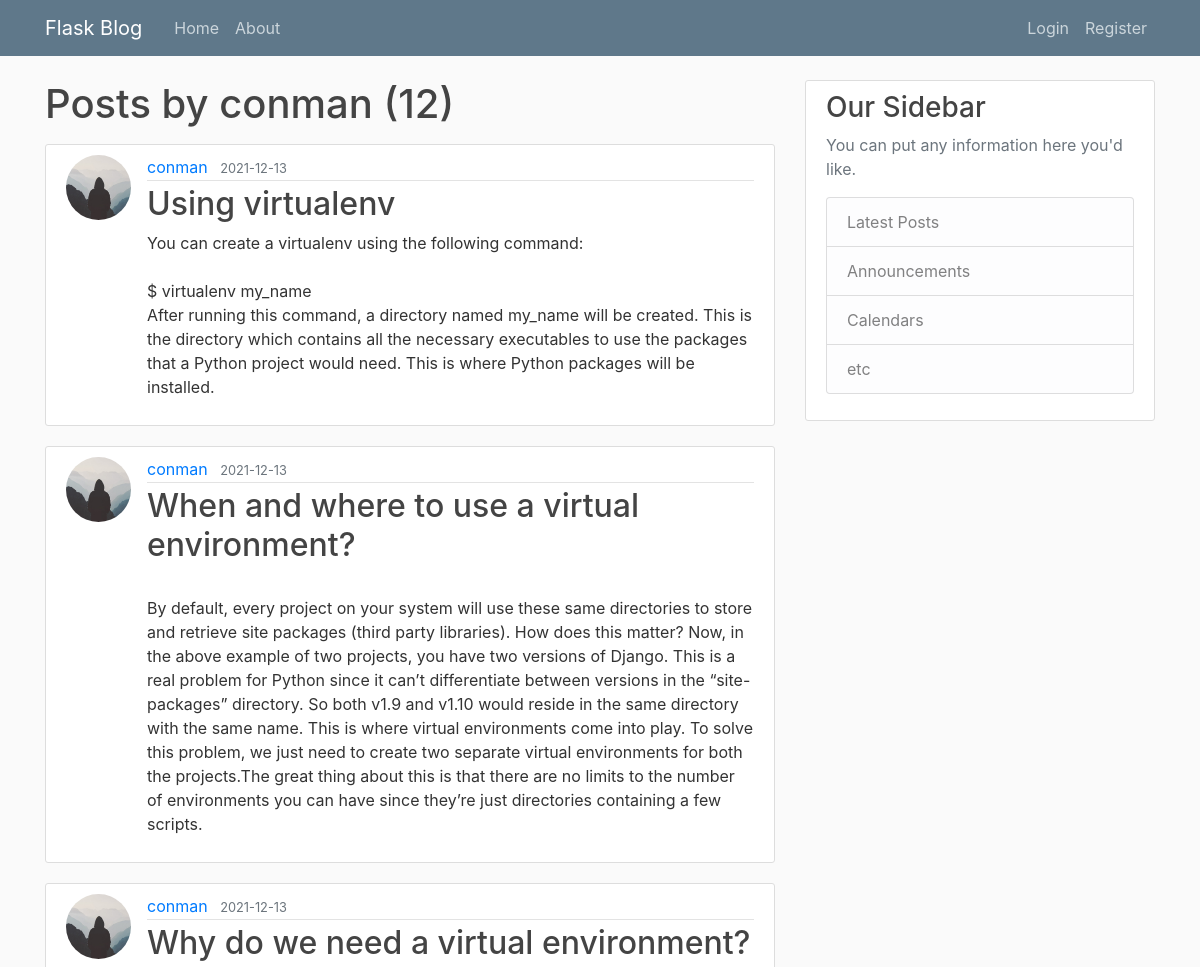
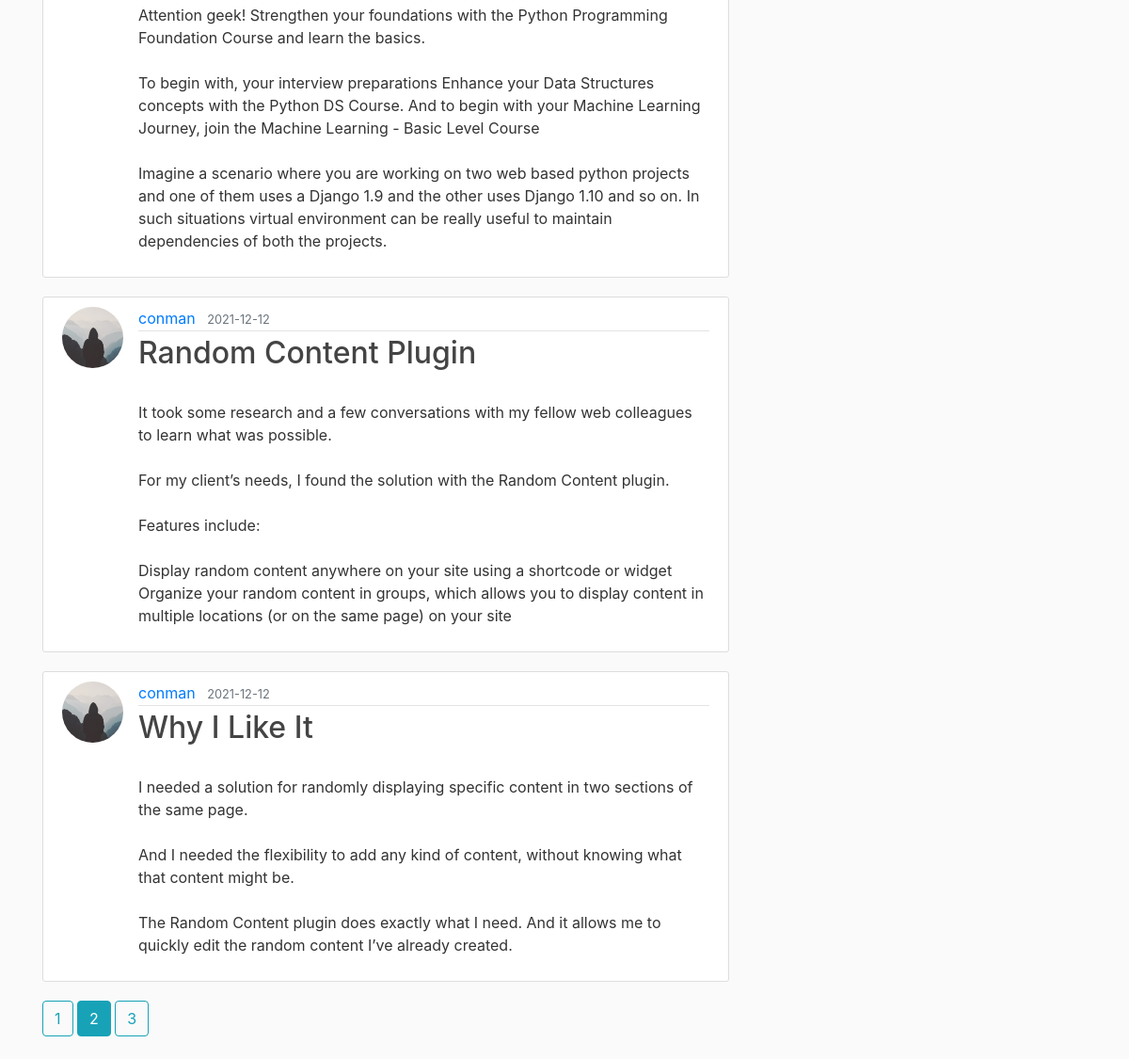
/user/conman?page=2, run on the app's committed database (2 pictures, top to bottom).
### flask_blog/models.py (models this page shows, shortened)
class User(db.Model, UserMixin):
    id = db.Column(db.Integer, primary_key=True)
    username = db.Column(db.String(20), unique=True, nullable=False)
    email = db.Column(db.String(120), unique=True, nullable=False)
    image_file = db.Column(db.String(20), nullable=False, default='default.jpg')
    password = db.Column(db.String(60), nullable=False)
    posts = db.relationship('Post', backref='author', lazy=True)

class Post(db.Model):
    id = db.Column(db.Integer, primary_key=True)
    title = db.Column(db.String(100), nullable=False)
    date_posted = db.Column(db.DateTime, nullable=False, default=datetime.utcnow)
    content = db.Column(db.Text, nullable=False)
    user_id = db.Column(db.Integer, db.ForeignKey('user.id'), nullable=False)

### flask_blog/routes.py (the view)
@app.route("/user/<string:username>")
def user_posts(username):
    page = request.args.get('page', 1, type=int)
    user = User.query.filter_by(username=username).first_or_404()
    posts = Post.query.filter_by(author=user)\
        .order_by(Post.date_posted.desc())\
        .paginate(page=page, per_page=5)
    return render_template('user_posts.html', posts=posts, user=user)

### flask_blog/templates/user_posts.html
{% extends "layout.html" %}
{% block content %}
	<h1 class="mb-3">Posts by {{ user.username }} ({{ posts.total }})</h1>
	{% for post in posts.items %}
		<article class="media content-section">
			<img class="rounded-circle article-img" src="{{ url_for('static', filename='profile_pics/' + post.author.image_file) }}">
		  <div class="media-body">
		    <div class="article-metadata">
		      <a class="mr-2" href="{{ url_for('user_posts', username=post.author.username) }}">{{ post.author.username }}</a>
		      <small class="text-muted">{{ post.date_posted.strftime('%Y-%m-%d') }}</small>
		    </div>
		    <h2><a class="article-title" href="{{ url_for('post', post_id=post.id) }}">{{ post.title }}</a></h2>
		    <p class="article-content">{{ post.content }}</p>
		  </div>
		</article>
	{% endfor %}
	{% for page_num in posts.iter_pages(left_edge=1, right_edge=1, left_current=1, right_current=2) %}
		{% if page_num %}
			{% if posts.page == page_num %}
				<a class="btn btn-info mb-4" href="{{ url_for('user_posts', username=user.username, page=page_num) }}">{{ page_num }}</a>
			{% else %}
				<a class="btn btn-outline-info mb-4" href="{{ url_for('user_posts', username=user.username,page=page_num) }}">{{ page_num }}</a>
			{% endif %}
		{% else %}
			...
		{% endif %}
	{% endfor %}
{% endblock content %}

### flask_blog/static/main.css (style rules this page uses)
body { background: #fafafa; color: #333333; margin-top: 5rem; }
h1, h2, h3, h4, h5, h6 { color: #444444; }
.content-section { background: #ffffff; padding: 10px 20px; border: 1px solid #dddddd; border-radius: 3px; margin-bottom: 20px; }
.article-title { color: #444444; }
.article-content { white-space: pre-line; }
.article-img { height: 65px; width: 65px; margin-right: 16px; }
.article-metadata { padding-bottom: 1px; margin-bottom: 4px; border-bottom: 1px solid #e3e3e3 }

### data on the page
User: username "conman"
Post: image_file (placeholder picture), author.username "conman", date_posted "2021-12-13", title "Using virtualenv", content "You can create a virtualenv using the following command: $ virtualenv my_name After running this command, a directory named my_name will be created. This is the directory which contains all the necessary executables to use the packages that a Python project would need. This is where Python packages will be installed."
Post: image_file (placeholder picture), author.username "conman", date_posted "2021-12-13", title "When and where to use a virtual environment?", content "By default, every project on your system will use these same directories to store and retrieve site packages (third party libraries). How does this matter? Now, in the above example of two projects, you have two versions of Django. This is a real problem for Python since it can’t differentiate between versions in the “site-packages” directory. So both v1.9 and v1.10 would reside in the same directory with the same name. This is where virtual environments come into play. To solve this problem, we just need to create two separate virtual environments for both the projects.The great thing about this is that there are no limits to the number of environments you can have since they’re just…"
Post: image_file (placeholder picture), author.username "conman", date_posted "2021-12-13", title "Why do we need a virtual environment?", content "Attention geek! Strengthen your foundations with the Python Programming Foundation Course and learn the basics. To begin with, your interview preparations Enhance your Data Structures concepts with the Python DS Course. And to begin with your Machine Learning Journey, join the Machine Learning - Basic Level Course Imagine a scenario where you are working on two web based python projects and one of them uses a Django 1.9 and the other uses Django 1.10 and so on. In such situations virtual environment can be really useful to maintain dependencies of both the projects."
Post: image_file (placeholder picture), author.username "conman", date_posted "2021-12-12", title "Random Content Plugin", content "It took some research and a few conversations with my fellow web colleagues to learn what was possible. For my client’s needs, I found the solution with the Random Content plugin. Features include: Display random content anywhere on your site using a shortcode or widget Organize your random content in groups, which allows you to display content in multiple locations (or on the same page) on your site"
Post: image_file (placeholder picture), author.username "conman", date_posted "2021-12-12", title "Why I Like It", content "I needed a solution for randomly displaying specific content in two sections of the same page. And I needed the flexibility to add any kind of content, without knowing what that content might be. The Random Content plugin does exactly what I need. And it allows me to quickly edit the random content I’ve already created."

### other printed values
{{ posts.total }} "12"
{{ page_num }} "1" "3"
{{ page_num }} "2"
